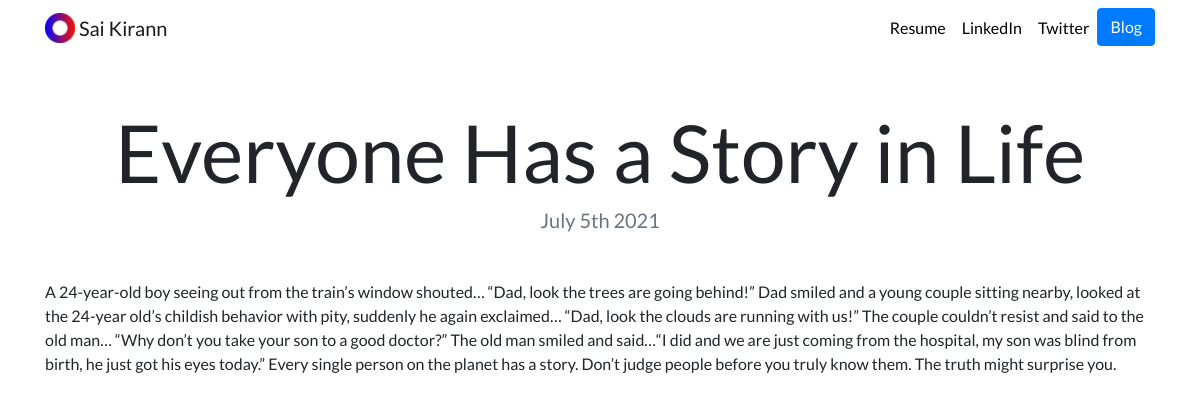
The page /blog/6/ on the database its author committed.
### blog/models.py (models this page shows, shortened)
class Blog(models.Model):
    title= models.CharField(max_length=200)
    description= models.TextField()
    date= models.DateField()

### blog/views.py (the view)
# urls.py: path('<int:blog_id>/', views.details,name="details"),
def details(request, blog_id):
    blog= get_object_or_404(Blog, pk=blog_id)
    return render(request,'blog/details.html',{"blog":blog})

### blog/templates/blog/details.html
{% extends "portfolio/basetemplate.html" %}
{% load static %}
{% block content %}
<h1 class="text-center mt-5" id="blogdetailtitle">{{ blog.title }}</h1>
<h5 class="text-center text-muted mb-5">{{ blog.date|date:'F jS Y' }}</h5>
{{ blog.description|safe }}
{% endblock %}

### portfolio/static/portfolio/custom.css (style rules this page uses)
body { font-family: 'Lato', sans-serif; }
@media (min-width: 992px) { #blogdetailtitle { font-size: 5rem; } }

### rows shown on the page
Blog: title "Everyone Has a Story in Life", date "July 5th 2021", description "A 24-year-old boy seeing out from the train’s window shouted… “Dad, look the trees are going behind!” Dad smiled and a young couple sitting nearby, looked at the 24-year old’s childish behavior with pity, suddenly he again exclaimed… “Dad, look the clouds are running with us!” The couple couldn’t resist and said to the old man… “Why don’t you take your son to a good doctor?” The old man smiled and said…“I did and we are just coming from the hospital, my son was blind from birth, he just got his eyes today.” Every single person on the planet has a story. Don’t judge people before you truly know them. The truth might surprise you."
